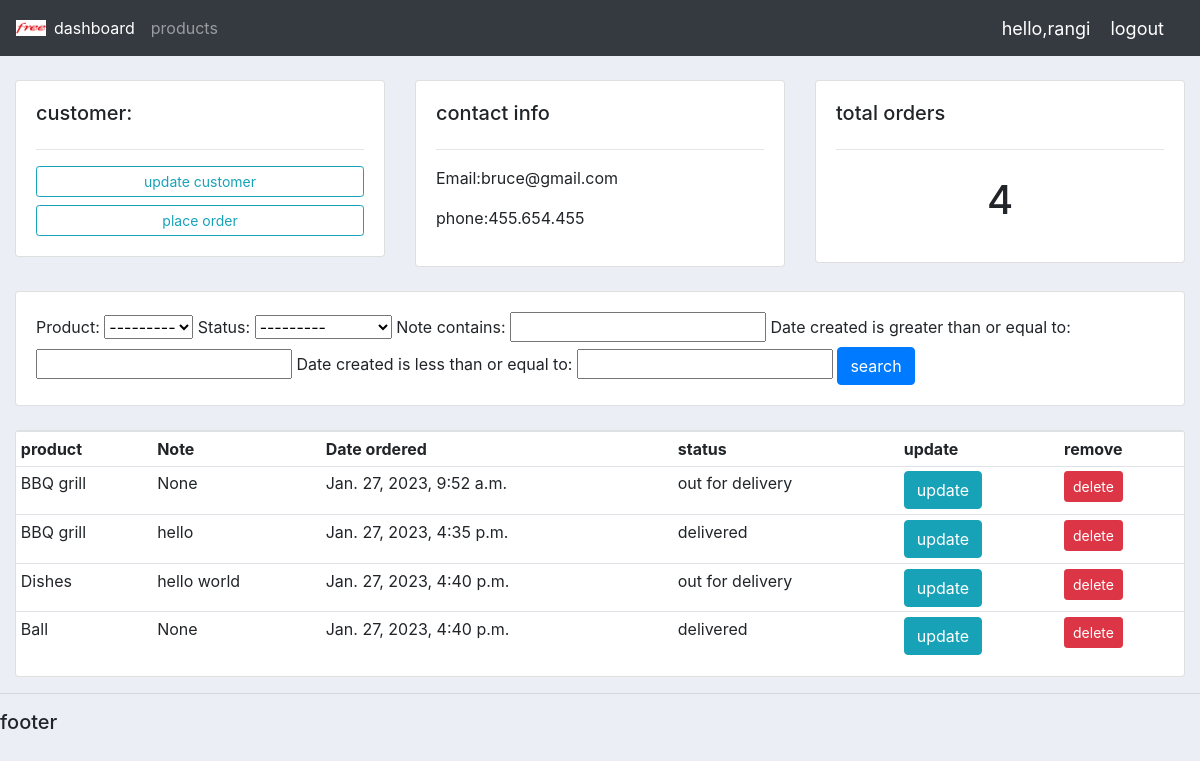
The app's page /customer/1/ (signed in) with its own data.
### accounts/models.py (models this page shows, shortened)
class Customer(models.Model):
    user=models.OneToOneField(User, null=True, blank=True, on_delete=models.CASCADE  )
    name = models.CharField(max_length=200, null=True)
    email = models.CharField(max_length=200, null=True)
    phone= models.CharField(max_length=200, null=True)
    profile_pic=models.ImageField(null=True,default='th.jpg' ,blank=True)
    date_created=models.DateTimeField(auto_now_add=True , null=True)

class Order(models.Model):
    status_choices =(
           ("pending","pending"),
           ("out for delivery","out for delivery"),
           ("delivered","delivered"),
          )
    customer=models.ForeignKey(Customer,null=True,on_delete= models.SET_NULL)
    product=models.ForeignKey(Product,null=True, on_delete= models.SET_NULL )
    date_created=models.DateTimeField(auto_now_add=True, null=True)
    status=models.CharField(max_length=200, null=True, choices=status_choices)
    Note=models.CharField(max_length=1000, null=True)

class Product (models.Model):
    category_choices= (
           ('indoor','indoor'),
           ('outdoor','outdoor'),
    )
    name= models.CharField(max_length=200, null=True)
    price=models.FloatField(null=True)
    category=models.CharField(max_length=200, null=True, choices=category_choices)
    description=models.CharField(max_length=200, null=True, blank=True)
    date_created=models.DateTimeField(auto_now_add=True, null=True)
    tag= models.ManyToManyField(Tag)
    def __str__(self) -> str:
        return self.name

### accounts/decorators.py (the view)
        def wrapper_func(request, *args, **kwargs):
            group = None
            if request.user.groups.exists():
                group = request.user.groups.all()[0].name
            if group in allowed_roles:
                return views_func(request, *args, **kwargs)
            else:
                return HttpResponse('you are not authorized to access this page')

### accounts/views.py (called while the page is built)
@login_required(login_url='login')
@allowed_users(allowed_roles=['admin'])
def customers(request, pk):
    customer = Customer.objects.get(id=pk)
    orders = customer.order_set.all()
    orders_count = orders.count()
    myFilter = OrderFilter(request.GET, queryset=orders)
    orders = myFilter.qs
    context = {'customer': customer, 'orders': orders,
               'orders_count': orders_count, 'myFilter': myFilter}
    return render(request, 'accounts/customer.html', context)

### accounts/templates/accounts/customer.html
{%extends 'accounts/main.html'%}
{% block content%}
<br>
<div class="row">
    <div class="col-md">
        <div class="card card-body">
            <h5>customer:</h5>
            <hr>
            <a class="btn btn-outline-info btn-sm btn-block" href="">update customer</a>
            <a class="btn btn-outline-info btn-sm btn-block" href="{% url 'create_order' customer.id %}">place order</a>
        </div>
    </div>
    <div class="col-md">
         <div class="card card-body">
            <h5>contact info</h5>
            <hr>
            <p>Email:{{customer.email}}</p>
            <p>phone:{{customer.phone}}</p>
        </div>
    </div>
    <div class="col-md">
       <div class="card card-body">
        <h5>total orders</h5>
        <hr>
        <h1 style="text-align: center; padding:10px;">{{orders_count}}</h1>
       </div>
    </div>
</div>
<br>
<div class="row">
    <div class="col">
        <div class="card card-body">
          <form action="" method="get">
            {{myFilter.form}}
            <button class="btn btn-primary" type="submit">search</button>
          </form>
        </div>
    </div>
</div>
<br>
<div class="row">
    <div class="col-md">
        <div class="card card-md">
            <table class="table table-sm">
                <tr>
                    <th>product</th>
                    <th>Note</th>
                    <th>Date ordered</th>
                    <th>status</th>
                    <th>update</th>
                    <th>remove</th>
                </tr>
                     {% for order in orders%}
                <tr>
                    <td>{{order.product}}</td>
                    <td>{{order.Note}}</td>
                    <td>{{order.date_created}}</td>
                    <td>{{order.status}}</td>
                    <td><a class ='btn btn- btn-info'href="{% url 'update_order' order.id%}">update</a></td>
                    <td><a class="btn btn-sm btn-danger" href="{% url 'delete_order' order.id%}">delete</a></td>
                </tr>
                {%endfor%}
            </table>
        </div>
    </div>
</div>
{%endblock%}

### accounts/templates/accounts/navbar.html (shortened to what this page needs)
{% load static %}
<nav class="navbar navbar-expand-lg navbar-dark bg-dark">
   <img id="logo" src="{% static '/images/logo.jpg'%}" alt="">
    <div class="collapse navbar-collapse" id="navbarNavAltMarkup">
      <ul class="navbar-nav">
         {% if request.user.is_staff%}
        <li>
        <a class="nav-item nav-link active" href="{%url 'home' %}">dashboard</a>
        </li>
        <li>
        <a class="nav-item nav-link" href="{%url 'products'%}">products</a>
         </li>
         {%else%}
         <li class="nav-item">
          <a class="nav-link" href="{% url 'account'%}">settings</a>
         </li>
         {%endif%}
      </ul>
    </div>
    <span class="msg">hello,{{request.user}}</span>
                <span ><a class="msg"   href="{% url 'logout'%}">logout</a></span>
  </nav>

### static/css/main.css (style rules this page uses)
#logo { width: 30px; }
body { background-color: #ebeff5; }

### accounts/templates/accounts/navbar.html (style rules this page uses)
.msg { font-size: 18px; color: #fff; margin-right: 20px; }

### records on screen
Customer: email "bruce@gmail.com", phone "455.654.455"
Order: product "BBQ grill", Note "None", date_created "Jan. 27, 2023, 9:52 a.m.", status "out for delivery"
Order: product "BBQ grill", Note "hello", date_created "Jan. 27, 2023, 4:35 p.m.", status "delivered"
Order: product "Dishes", Note "hello world", date_created "Jan. 27, 2023, 4:40 p.m.", status "out for delivery"
Order: product "Ball", Note "None", date_created "Jan. 27, 2023, 4:40 p.m.", status "delivered"

### other values on screen
{{ request.user }} "rangi"
{{ orders_count }} "4"
